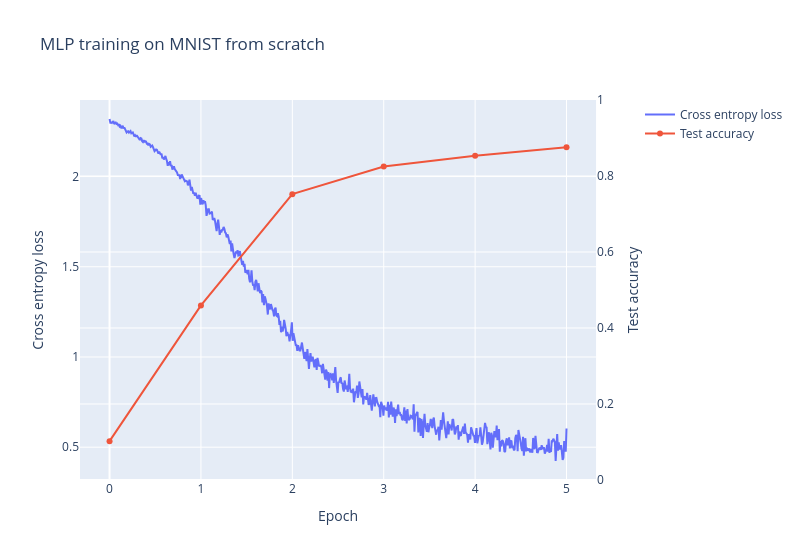

Notebook cell for this chart:
### Code cell
line(
    [train_loss_list, test_accuracy_list],
    x_max=num_epochs,
    yaxis2_range=[0, 1],
    use_secondary_yaxis=True,
    labels={"x": "Epoch", "y1": "Cross entropy loss", "y2": "Test accuracy"},
    title="MLP training on MNIST from scratch",
    width=800,
)

### Figure 1 — Plotly figure (JSON) as saved in the notebook; plotly's stock layout.template omitted (floating-point values rounded to 4 significant figures; data arrays with more than 128 entries replaced by an {"elided": "..."} marker saying what was removed)
{"data": [{"name": "Cross entropy loss", "type": "scatter", "x": {"elided": "590 float values"}, "xaxis": "x", "y": {"elided": "590 float values"}, "yaxis": "y"}, {"name": "Test accuracy", "type": "scatter", "x": [0.0, 1.0, 2.0, 3.0, 4.0, 5.0], "xaxis": "x", "y": [0.1022, 0.4594, 0.7522, 0.8249, 0.8535, 0.8759], "yaxis": "y2"}], "layout": {"hovermode": "x unified", "title": {"text": "MLP training on MNIST from scratch"}, "width": 800, "xaxis": {"anchor": "y", "domain": [0.0, 0.94], "title": {"text": "Epoch"}}, "yaxis": {"anchor": "x", "domain": [0.0, 1.0], "title": {"text": "Cross entropy loss"}}, "yaxis2": {"anchor": "x", "overlaying": "y", "range": [0, 1], "side": "right", "title": {"text": "Test accuracy"}}}}
